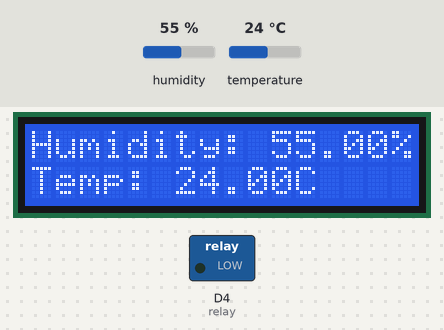
The sketch below on a simulated ESP8266 (NodeMCU). On the bench: 16×2 character LCD, switched loads named in the sketch (green lamp = pin HIGH). The inputs (shaded band) are chosen by the test bench; at power-on: temperature 24 °C, humidity 55 %. WiFi joins after 1.5 s; servers stay silent unless stated; what the sketch prints to the serial monitor is not drawn.

Above: at 2.7 s.
2.8 s: temperature set to 34 °C
At 5.5 s:
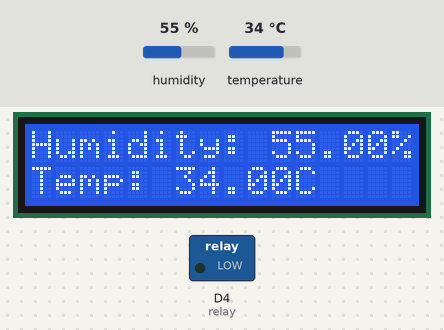
5.9 s: temperature set to 37 °C
At 8.0 s:
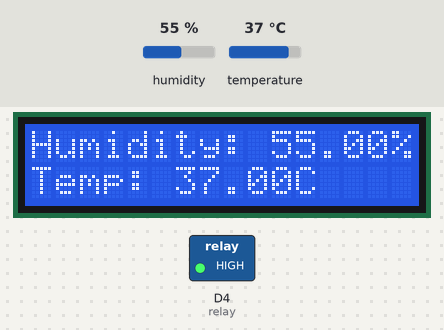
9.0 s: humidity set to 22 %
At 11.6 s:
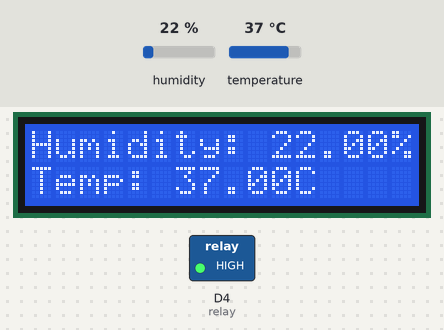
12.8 s: humidity set to 40 %
At 14.0 s:
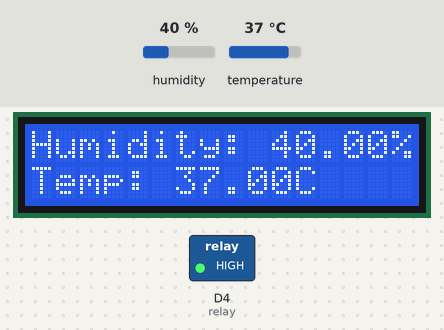
Timing chart, 0 to 15.8 s (numbered marks = the images above; inputs shaded):
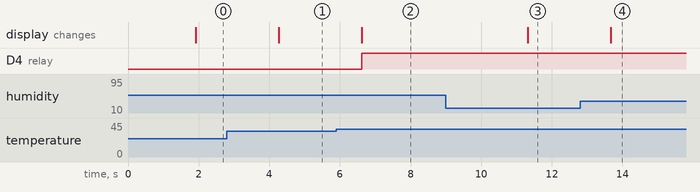

Measured:
- the behaviour switches between 35 and 36 °C on temperature (found by bisection; images 1 and 2)
- after the input at 2.8 s, the display: changes after 1.5 s (image 1)
- after the input at 5.9 s, D4 (relay): LOW → HIGH after 0.72 s; the display: changes after 0.72 s (image 2)
- after the input at 9.0 s, the display: changes after 2.3 s (image 3)
- after the input at 12.8 s, the display: changes after 0.87 s (image 4)

The sketch:

relay_firebase.ino
```cpp
#include <ESP8266WiFi.h>
#include <OneWire.h>
#include "DHT.h"
#include <LiquidCrystal_I2C.h>
#include <FirebaseArduino.h>

LiquidCrystal_I2C lcd(0x27, 16, 2);

#define relay D4
#define DHT_PIN D3
#define DHT_TYPE DHT11

DHT dht(DHT_PIN, DHT_TYPE);

#define FIREBASE_HOST "relay-dht11-2130f-default-rtdb.firebaseio.com"
#define FIREBASE_AUTH "qPOVNe0a09NiLUKiSz5T7JZEVyhcrgee2Uw3TuIb"
#define WIFI_SSID "Bos Dian"
#define WIFI_PASS "pakenanya"


void setup() {
  Serial.begin(115200);
  pinMode(relay, OUTPUT);

  dht.begin();
  lcd.begin();
  lcd.backlight();

  WiFi.begin(WIFI_SSID, WIFI_PASS);
  Serial.print("connecting");
  while (WiFi.status()!= WL_CONNECTED) {
    Serial.print(".");
    delay(500);
  }
  Serial.print("");
  Serial.println("connected: ");
  Serial.println(WiFi.localIP());

  Firebase.begin(FIREBASE_HOST, FIREBASE_AUTH);
}

void loop() {
    float h = dht.readHumidity();
    float t = dht.readTemperature();

    if (isnan(h) || isnan(t)) {
        Serial.println("Failed to read from DHT sensor!");
        return;
    }

    Firebase.setFloat("Suhu",t);
    Firebase.setFloat("Kelembapan",h);
    // Serial.print("Humidity: ");
    // Serial.print(h);
    // Serial.print("%\t");
    // Serial.print("Temperature: ");
    // Serial.print(t);
    // Serial.println("C");

    lcd.setCursor(0, 0);
    lcd.print("Humidity: ");
    lcd.print(h);
    lcd.print("%");
    lcd.setCursor(0, 1);
    lcd.print("Temp: ");
    lcd.print(t);
    lcd.print("C");

    if (t > 35) {
        digitalWrite(relay, HIGH);
    } else {
        digitalWrite(relay, LOW);
    }

    delay(2000);
}
```
